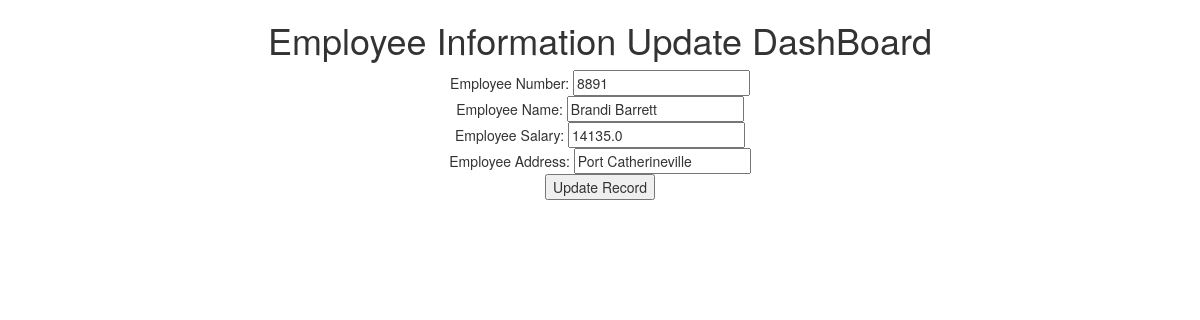
Screenshot of /update/1 with the database file from the repository.
### testapp/models.py (models this page shows)
class Employee(models.Model):
    eno = models.IntegerField()
    ename = models.CharField(max_length=64)
    esal = models.FloatField()
    eaddr = models.CharField(max_length=256)

### testapp/views.py (the view)
# urls.py: path('update/<int:id>', views.update_view, name="update_view"),
def update_view(request,id):
    employee = Employee.objects.get(id=id)
    if request.method == 'POST':
        form = EmployeeForm(request.POST,instance=employee)
        if form.is_valid():
            form.save()
        return redirect('/')
    return render(request, 'testapp/update.html',{'employee':employee})

### templates/testapp/update.html (shortened to what this page needs)
<!DOCTYPE html>
{%extends 'testapp/base.html'%}
        {%block body_block%}
        <h1>Employee Information Update DashBoard</h1>
        <form action="" method="post">
            Employee Number: <input type="text" name="eno" value="{{employee.eno}}"><br>
            Employee Name: <input type="text" name="ename" value="{{employee.ename}}"><br>
            Employee Salary: <input type="text" name="esal" value="{{employee.esal}}"><br>
            Employee Address: <input type="text" name="eaddr" value="{{employee.eaddr}}"><br>
            <input type="submit" name="" value="Update Record">
        </form>
        {%endblock%}

### rows the page displays
Employee: eno "8891", ename "Brandi Barrett", esal "14135.0", eaddr "Port Catherineville"
